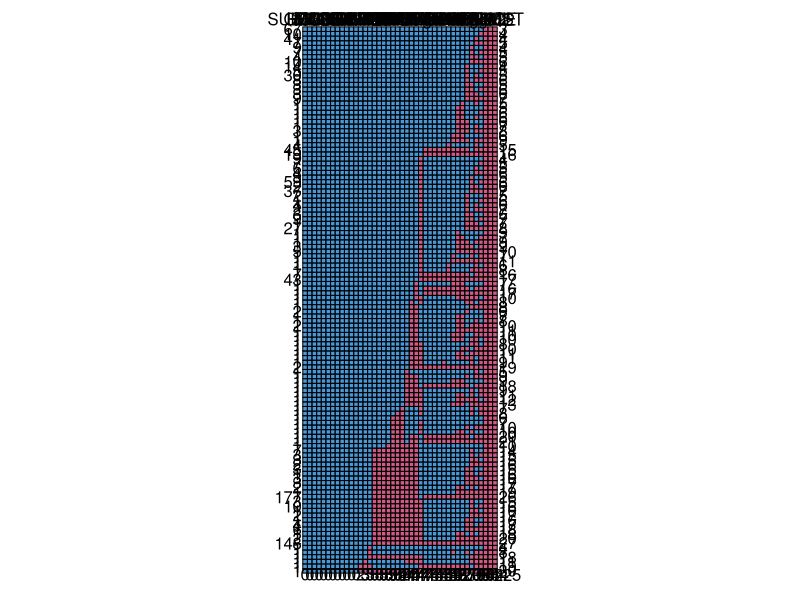

The R script that drew this image: (Note: this script raises an error after producing the figure.)
## ---- chunk 1
knitr::opts_chunk$set(echo = TRUE)

#open packages
library(here)
library(foreign)
library(labelled)
library(dplyr)
library(reshape2)
library(lme4)
library(MASS)
library(mice)
## ---- chunk 2
#set working directory
#setwd("~/Desktop/lizzyandshelley/Dataset") #LIZZY
setwd("~/GitHub/lizzyandshelley/Dataset")  #SHELLEY

#load the data
df <- read.spss("Ricky.SAV", use.value.labels = TRUE, to.data.frame=TRUE)

#get variable labels
attr(df, "variable.labels")
df.labels <- as.data.frame(attr(df, "variable.labels"))
QDSlabels <- data.frame(rownames(df.labels))
df.labels <- cbind(QDSlabels, df.labels)
names(df.labels) <- c("VAR_ID", "description")
rm(QDSlabels)

#USE THIS CODE TO LOOK UP A VARIABLE DESCRIPTION
#df.labels$description[df.labels$VAR_ID=="GENDER"]

#create substance use indicators

# #crack injection
# table(df$CRKINJ, useNA = "ifany")

df$CRKINJ1 <- ifelse(df$CRKINJ1=="No", "No", ifelse(df$CRKINJ1=="Yes", "Yes", NA))
# table(df$CRKINJ1, useNA = "ifany")
# table(df$CRKINJ2, useNA = "ifany")
# 
# 
# #powder cocaine injection
# table(df$CCINJ, useNA = "ifany")

df$CCINJ1 <- ifelse(df$CCINJ1=="No", "No", ifelse(df$CCINJ1=="Yes", "Yes", NA))
# table(df$CCINJ1, useNA = "ifany")
# table(df$CCINJ2, useNA = "ifany")
# 
# 
# #meth injection
# table(df$MTINJ, useNA = "ifany")

df$MTINJ1 <- ifelse(df$MTINJ1=="No", "No", ifelse(df$MTINJ1=="Yes", "Yes", NA))

# table(df$MTINJ1, useNA = "ifany")
# table(df$MTINJ2, useNA = "ifany")
# 

#injection of prescription stimulants
#table(df$STINJ, useNA = "ifany")

df$STINJ1 <- ifelse(df$STINJ1=="No", "No", ifelse(df$STINJ1=="Yes", "Yes", NA))

#table(df$STINJ1, useNA = "ifany")
#table(df$STINJ2, useNA = "ifany")


# #heroin injection
# table(df$HRINJ, useNA = "ifany")

df$HRINJ1 <- ifelse(df$HRINJ1=="No", "No", ifelse(df$HRINJ1=="Yes", "Yes", NA))
# table(df$HRINJ1, useNA = "ifany")
# table(df$HRINJ2, useNA = "ifany")

#NMPO injection
table(df$OPINJ, useNA = "ifany")

df$OPINJ1 <- ifelse(df$OPINJ1=="No", "No", ifelse(df$OPINJ1=="Yes", "Yes", NA))
table(df$OPINJ1, useNA = "ifany")
table(df$OPINJ2, useNA = "ifany")
# 
# #alcohol
df$ALCDAY <- as.numeric(df$ALCDAY)
df$ALCDAY1 <- as.numeric(df$ALCDAY1)
df$ALCDAY2 <- as.numeric(df$ALCDAY2)

df$ALCTX <- as.numeric(df$ALCTX)
df$ALCTX1 <- as.numeric(df$ALCTX1)
df$ALCTX2 <- as.numeric(df$ALCTX2)

#binge alcohol on a typical day
#binge baseline
df$binge <- ifelse(df$ALCDAY==0, 0, ifelse(df$ALCTX<4, 0, ifelse(df$ALCTX>3, 1, NA)))
#binge FU1 
df$binge1 <- ifelse(df$ALCDAY1==0, 0, ifelse(df$ALCTX1<4, 0, ifelse(df$ALCTX1>3, 1, NA)))
#binge FU2
df$binge2 <- ifelse(df$ALCDAY2==0, 0, ifelse(df$ALCTX2<4, 0, ifelse(df$ALCTX2>3, 1, NA)))


#any stimulant injection
#any stimulant injection baseline
df$ANYSTIM <- ifelse(df$CRKINJ=="Yes" | df$CCINJ=="Yes" | df$MTINJ=="Yes" | df$STINJ=="Yes", 1, ifelse(df$CRKINJ=="No" & df$CCINJ=="No" & df$MTINJ=="No" & df$STINJ=="No", 0, NA))
#any stimulant injection FU1
df$ANYSTIM1 <- ifelse(df$CRKINJ1=="Yes" | df$CCINJ1=="Yes" | df$MTINJ1=="Yes" | df$STINJ1=="Yes", 1, ifelse(df$CRKINJ1=="No" & df$CCINJ1=="No" & df$MTINJ1=="No" & df$STINJ1=="No", 0, NA))
#any stimulant injection FU2
df$ANYSTIM2 <- ifelse(df$CRKINJ2=="Yes" | df$CCINJ2=="Yes" | df$MTINJ2=="Yes" | df$STINJ2=="Yes", 1, ifelse(df$CRKINJ2=="No" & df$CCINJ2=="No" & df$MTINJ2=="No" & df$STINJ2=="No", 0, NA))

#any opioid injection
df$ANYOPIATE <- ifelse(df$HRINJ=="Yes" | df$OPINJ=="Yes", 1, ifelse(df$HRINJ=="No" & df$OPINJ=="No", 0, NA))

df$ANYOPIATE1 <- ifelse(df$HRINJ1=="Yes" | df$OPINJ1=="Yes", 1, ifelse(df$HRINJ1=="No" & df$OPINJ1=="No", 0, NA))

df$ANYOPIATE2 <- ifelse(df$HRINJ2=="Yes" | df$OPINJ2=="Yes", 1, ifelse(df$HRINJ2=="No" & df$OPINJ2=="No", 0, NA))

#clean up data types
df$MOSHOME <- as.numeric(df$MOSHOME)
df$MOSHOME1 <- as.numeric(df$MOSHOME1)
df$MOSHOME[is.na(df$MOSHOME)] <- 0
df$MOSHOME1[is.na(df$MOSHOME1)] <- 0
df$AGE <- as.numeric(df$AGE)
df$Rshare1 <- factor(df$Rshare1)

#create key variables not asked at baseline
df$ARREST <- rep(NA)
df$POLICE <- rep(NA)
df$JAIL <- rep(NA)

#select variables
dfs <- df %>%
  dplyr::select("SUBJECT", "FU1", "FU2", "GENDER", "AGE", "RACELG", "HOMELESS", "HOMELESS1", "HOMELESS2", "MOSHOME", "MOSHOME1", "MOSHOM2", "RECSHR", "RECSHR1", "RECSHR2", "PUBINJ", "PUBINJ1", "PUBINJ2", "IJWOTH", "IJWOTH1", "IJWOTH2", "POLICE", "POLICE1", "POLICE2", "ARREST", "ARREST1", "ARREST2", "JAIL", "JAIL1", "JAIL2", "Rshare", "Rshare1", "Rshare2", "binge", "binge1", "binge2", "ANYSTIM", "ANYSTIM1", "ANYSTIM2", "ANYOPIATE", "ANYOPIATE1", "ANYOPIATE2")

#look at missingness
missing <- data.frame(md.pattern(dfs))

#remove subjects with NA for exposure or outcome 
dfs <- subset(dfs, SUBJECT!=4394) 
dfs <- subset(dfs, SUBJECT!=4457) 
dfs <- subset(dfs, SUBJECT!=5055)
dfs <- subset(dfs, SUBJECT!=5267)
dfs <- subset(dfs, SUBJECT!=5276)
dfs <- subset(dfs, SUBJECT!=5277)

# #figure out any additional cases that will be dropped from glms below
# dfsglm <- dfs %>%
#   dplyr::select("SUBJECT", "GENDER", "AGE", "HOMELESS", "MOSHOME", "PUBINJ", "IJWOTH","RECSHR", "binge", "ANYSTIM", "ANYOPIATE")
# dfsglm$SUBJECT[which(! complete.cases(dfsglm))]

#impute missing covariates
impute <- c("SUBJECT", "GENDER", "AGE", "IJWOTH", "IJWOTH1", "IJWOTH2", "POLICE1", "POLICE2", "ARREST1", "ARREST2", "JAIL1", "JAIL2", "binge", "ANYSTIM", "ANYOPIATE", "binge1", "ANYSTIM1", "ANYOPIATE1", "binge2", "ANYSTIM2", "ANYOPIATE2")
keeps <- c("GENDER", "AGE", "IJWOTH", "IJWOTH1", "IJWOTH2", "POLICE1", "POLICE2", "ARREST1", "ARREST2", "JAIL1", "JAIL2", "binge", "ANYSTIM", "ANYOPIATE", "binge1", "ANYSTIM1", "ANYOPIATE1", "binge2", "ANYSTIM2", "ANYOPIATE2")
imputation <- mice(dfs[, (names(dfs) %in% impute)], m=5, maxit=5, printFlag=TRUE, seed = 242)
dfs1 <- complete(imputation, 1)
dfs1 <- merge(dfs1, dfs[, !(names(dfs) %in% keeps)], by = "SUBJECT")
dfs2 <- complete(imputation, 2)
dfs2 <- merge(dfs2, dfs[, !(names(dfs) %in% keeps)], by = "SUBJECT")
dfs3 <- complete(imputation, 3)
dfs3 <- merge(dfs3, dfs[, !(names(dfs) %in% keeps)], by = "SUBJECT")
dfs4 <- complete(imputation, 4)
dfs4 <- merge(dfs4, dfs[, !(names(dfs) %in% keeps)], by = "SUBJECT")
dfs5 <- complete(imputation, 5)
dfs5 <- merge(dfs5, dfs[, !(names(dfs) %in% keeps)], by = "SUBJECT")

#reweight sample to address LTFU
I_ABC <- dfs$FU1 == "Yes" & dfs$FU2 == 1
gFU1a <- glm(FU1 ~ RECSHR + PUBINJ + HOMELESS + JAIL + IJWOTH + GENDER + AGE + ANYSTIM, family = "binomial", data = dfs1, na.action = na.omit)
gFU1b <- glm(FU1 ~ RECSHR + PUBINJ + HOMELESS + JAIL + IJWOTH + GENDER + AGE + ANYSTIM, family = "binomial", data = dfs2, na.action = na.omit)
gFU1c <- glm(FU1 ~ RECSHR + PUBINJ + HOMELESS + JAIL + IJWOTH + GENDER + AGE + ANYSTIM, family = "binomial", data = dfs3, na.action = na.omit)
gFU1d <- glm(FU1 ~ RECSHR + PUBINJ + HOMELESS + JAIL + IJWOTH + GENDER + AGE + ANYSTIM, family = "binomial", data = dfs4, na.action = na.omit)
gFU1e <- glm(FU1 ~ RECSHR + PUBINJ + HOMELESS + JAIL + IJWOTH + GENDER + AGE + ANYSTIM, family = "binomial", data = dfs5, na.action = na.omit)
pFU1a <- predict(gFU1a, type = "response")
pFU1b <- predict(gFU1b, type = "response")
pFU1c <- predict(gFU1c, type = "response")
pFU1d <- predict(gFU1d, type = "response")
pFU1e <- predict(gFU1e, type = "response")
impFU1 <-data.frame(pFU1a, pFU1b, pFU1c, pFU1d, pFU1e)
dfs$pFU1 <- rowMeans(impFU1)
gFU2a <- glm(FU2 ~ FU1 + RECSHR + PUBINJ + HOMELESS + JAIL + IJWOTH + GENDER + AGE + ANYSTIM, family = "binomial", data = dfs1, na.action = na.omit) 
gFU2b <- glm(FU2 ~ FU1 + RECSHR + PUBINJ + HOMELESS + JAIL + IJWOTH + GENDER + AGE + ANYSTIM, family = "binomial", data = dfs2, na.action = na.omit) 
gFU2c <- glm(FU2 ~ FU1 + RECSHR + PUBINJ + HOMELESS + JAIL + IJWOTH + GENDER + AGE + ANYSTIM, family = "binomial", data = dfs3, na.action = na.omit) 
gFU2d <- glm(FU2 ~ FU1 + RECSHR + PUBINJ + HOMELESS + JAIL + IJWOTH + GENDER + AGE + ANYSTIM, family = "binomial", data = dfs4, na.action = na.omit) 
gFU2e <- glm(FU2 ~ FU1 + RECSHR + PUBINJ + HOMELESS + JAIL + IJWOTH + GENDER + AGE + ANYSTIM, family = "binomial", data = dfs5, na.action = na.omit) 
pFU2a <- predict(gFU2a, type = "response")
pFU2b <- predict(gFU2b, type = "response")
pFU2c <- predict(gFU2c, type = "response")
pFU2d <- predict(gFU2d, type = "response")
pFU2e <- predict(gFU2e, type = "response")
impFU2 <-data.frame(pFU2a, pFU2b, pFU2c, pFU2d, pFU2e)
dfs$pFU2 <- rowMeans(impFU2)
dfs$w <- I_ABC/(dfs$pFU1 * dfs$pFU2)
rm(gFU1a, gFU1b, gFU1c, gFU1d, gFU1e, gFU2a, gFU2b, gFU2c, gFU2d, gFU2e, pFU1a, pFU1b, pFU1c, pFU1d, pFU1e, pFU2a, pFU2b, pFU2c, pFU2d, pFU2e, impFU1, impFU2)

#select people with no LTFU (complete case)
#dfc <- subset(df, FU2==1 & FU1=="Yes")

#make dataset long format
dfslong <- reshape(dfs, idvar = "SUBJECT", varying = list(c("HOMELESS", "HOMELESS1", "HOMELESS2"), c("MOSHOME", "MOSHOME1", "MOSHOM2"), c("RECSHR", "RECSHR1", "RECSHR2"), c("PUBINJ", "PUBINJ1", "PUBINJ2"), c("IJWOTH", "IJWOTH1", "IJWOTH2"), c("POLICE", "POLICE1", "POLICE2"), c("ARREST", "ARREST1", "ARREST2"), c("JAIL", "JAIL1", "JAIL2"), c("binge", "binge1", "binge2"), c("ANYSTIM", "ANYSTIM1", "ANYSTIM2"), c("ANYOPIATE", "ANYOPIATE1", "ANYOPIATE2")), timevar = "VISIT", v.names = c("HOMELESS", "MOSHOME", "TIMESHARE", "PUBINJ", "IJWOTH", "POLICE", "ARREST", "JAIL", "binge", "ANYSTIM", "ANYOPIATE"), ids = "SUBJECT", times = c("baseline", "FU1", "FU2"), direction = "long")

#update variable types
dfslong$TIMESHARE <- as.numeric(dfslong$TIMESHARE)
dfslong$POLICE <- as.factor(dfslong$POLICE)
dfslong$ARREST <- as.factor(dfslong$ARREST)
dfslong$JAIL <- as.factor(dfslong$JAIL)
dfslong$VISIT <- as.factor(dfslong$VISIT)
dfslong$MOSHOME <- as.numeric(dfslong$MOSHOME)

dfslong$PUBINJord <- as.numeric(ifelse(dfslong$PUBINJ=="Never (0% of the time)", 0, ifelse(dfslong$PUBINJ=="Occasionally (less than 25% of the time)", 1, ifelse(dfslong$PUBINJ=="Sometimes (25% to 74% of the time)", 2, ifelse(dfslong$PUBINJ=="Usually (75% to 99% of the time)", 3, ifelse(dfslong$PUBINJ=="Always (100% of the time)", 4 ,NA))))))

dfslong$IJWOTHord <- as.numeric(ifelse(dfslong$IJWOTH=="Never (0% of the time)", 0, ifelse(dfslong$IJWOTH=="Occasionally (less than 25% of the time)", 1, ifelse(dfslong$IJWOTH=="Sometimes (25% to 74% of the time)", 2, ifelse(dfslong$IJWOTH=="Usually (75% to 99% of the time)", 3, ifelse(dfslong$IJWOTH=="Always (100% of the time)", 4, NA))))))

dfslong$YRSHOME <- dfslong$MOSHOME/12
## ---- chunk 3
######################################################################
########NOTE THAT RIGHT NOW WE ARE NOT REWEIGHTING THE SAMPLE#########
######################################################################

#gee model
library(gee)
modelgee <- gee(TIMESHARE ~ PUBINJord*YRSHOME + GENDER + AGE + ANYSTIM + ANYOPIATE + binge, SUBJECT, data = dfslong, family = poisson, corstr = "exchangeable", na.action = na.omit)
summary(modelgee)

#mixed effects models
modelpoisson <- glmer(TIMESHARE ~ PUBINJord*YRSHOME + GENDER + AGE + ANYSTIM + ANYOPIATE + binge + (1|SUBJECT), family = "poisson", data = dfslong, na.action = na.omit)
summary(modelpoisson)

modelnb <- glmer.nb(TIMESHARE ~ PUBINJord*YRSHOME + GENDER + AGE + ANYSTIM + ANYOPIATE + binge + (1|SUBJECT), data = dfslong, na.action = na.omit)
summary(modelnb)
## ---- chunk 4
#trying to plot public injecting against sharing to see what it looks like visually
simple_plot <- glm(TIMESHARE ~ PUBINJord, family = "poisson", data = dfslong, na.action = na.omit)

#code not working
plot(dfslong$PUBINJord, predict(simple_plot, type="link"))
